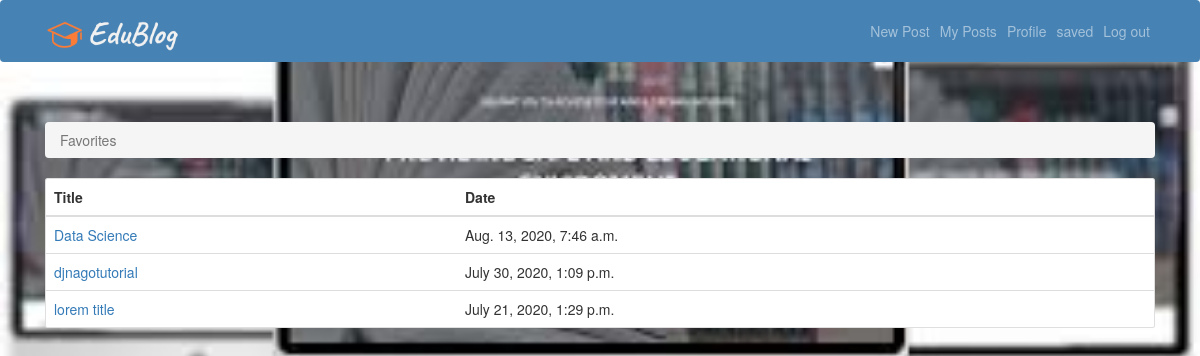
The page /posts/favourites/ (signed in) on the database as committed earlier.
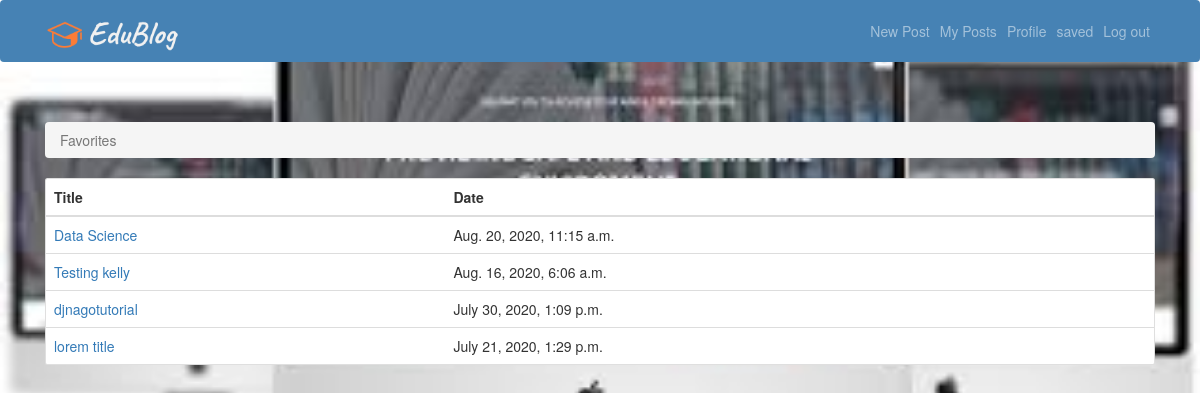
The same page on the database as committed later.
### posts/models.py (models this page shows, shortened)
class Post(models.Model):
    user = models.ForeignKey(User, related_name='posts',
                             on_delete=models.CASCADE)
    title=models.CharField(max_length=50)
    created_at = models.DateTimeField(auto_now=True)
    message =  RichTextField(blank=True,null=True)
    message_html = models.TextField(editable=False)
    likes = models.ManyToManyField(User, related_name='likes', blank=True)
    favourite = models.ManyToManyField(User, related_name='favorite', blank=True)
    class Meta:
        ordering = ['-created_at']
        unique_together = ['user', 'message']

### posts/views.py (the view)
# urls.py: path('favourites/', views.post_favourite_list, name="post_favourite_list"),
@login_required
def post_favourite_list(request):
    user = request.user
    favourite_posts = user.favorite.all()
    context = {
        'favourite_posts': favourite_posts,
    }
    return render(request, 'posts/post_favourite_list.html', context)

### posts/templates/posts/post_favourite_list.html
{% extends 'base.html' %}
{% block content %}
  <nav aria-label="breadcrumb">
    <ol class="breadcrumb">
      <li class="breadcrumb-item active" aria-current="page">Favorites</li>
    </ol>
  </nav>
  <div class="card">
    <table class="table mb-0">
      <thead>
        <tr>
          <th>Title</th>
          <th>Date</th>
        </tr>
      </thead>
      <tbody>
        {% for post in favourite_posts %}
          <tr>
            <td class="align-middle"><a href="{% url 'posts:post-detail' post.pk %}">{{ post.title }}</a></td>
            <td class="align-middle">{{post.created_at }}</td>
          </tr>
        {% empty %}
          <tr>
            <td class="bg-light text-center font-italic" colspan="5">You haven't favorited any post yet.</td>
          </tr>
        {% endfor %}
      </tbody>
    </table>
  </div>
{% endblock %}

Rows that differ between the two databases and show on the page:
changed Post "Data Science": created_at "Aug. 13, 2020, 7:46 a.m." → "Aug. 20, 2020, 11:15 a.m."
now on this page (row unchanged): Post: title "Testing kelly", created_at "Aug. 16, 2020, 6:06 a.m."
